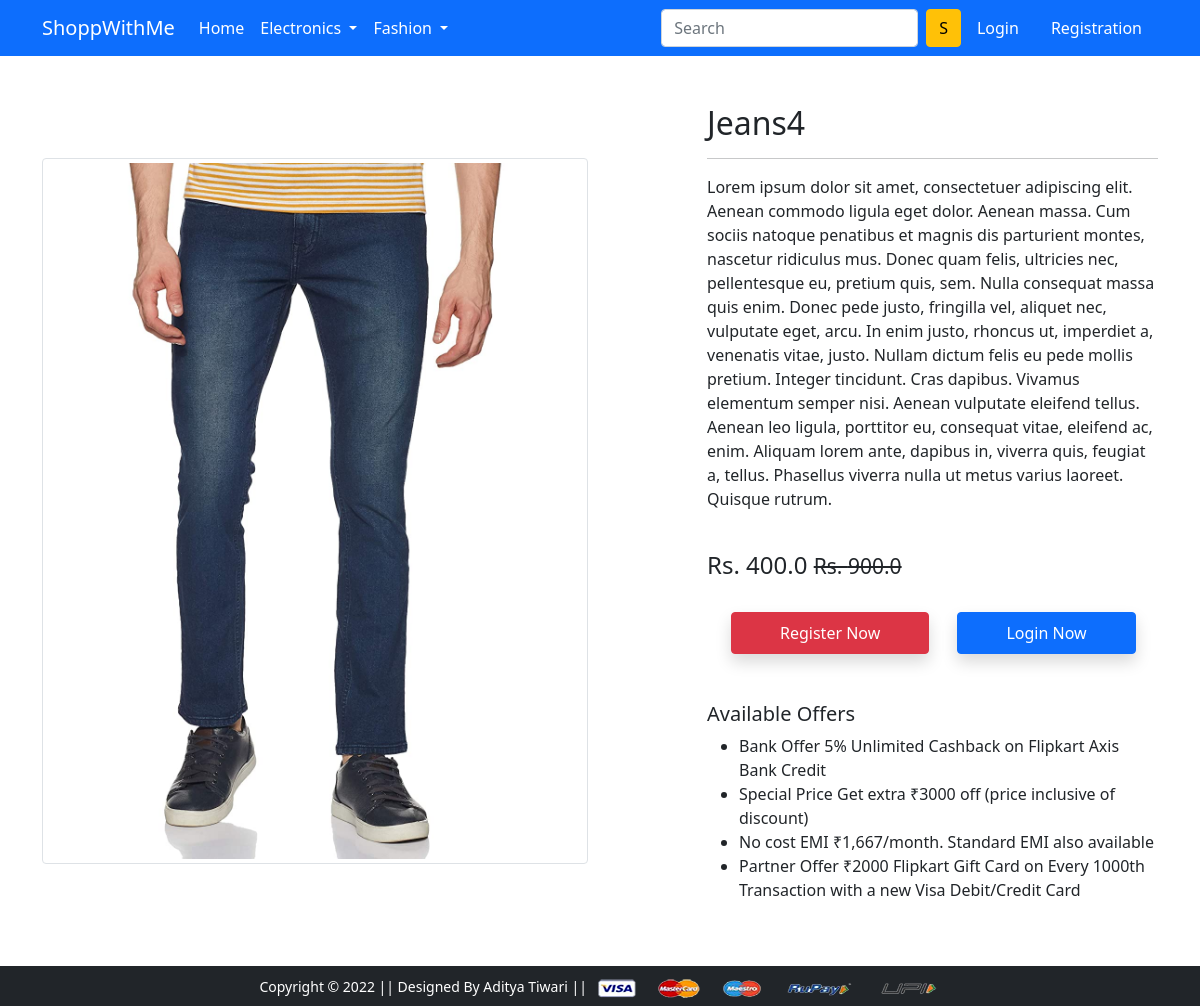
Page /product-detail/4 on the committed database.
### app/models.py (models this page shows, shortened)
class Product(models.Model):
    title = models.CharField(max_length=100)
    selling_price = models.FloatField()
    discounted_price = models.FloatField()
    description = models.TextField()
    brand = models.CharField(max_length=100)
    cateogry = models.CharField(choices = CATEOGRY_CHOICES,max_length=2)
    product_image = models.ImageField(upload_to='productimg')

### app/views.py (the view)
# urls.py: path('product-detail/<int:pk>', views.ProductDetailView.as_view(), name='product-detail'),
class ProductDetailView(View):
    def get(self, request,pk):
        product = Product.objects.get(pk=pk)
        if request.user.is_authenticated:
            item_already_in_cart = False
            item_already_in_cart = Cart.objects.filter(Q(product=product.id) & Q(user=request.user)).exists()
            return render(request,'app/productdetail.html',{'product':product,'item_already_in_cart':item_already_in_cart})
        else:
            return render(request,'app/productdetail.html',{'product':product})

### app/templates/app/productdetail.html (shortened to what this page needs)
{% extends 'app/base.html' %}
{% load static %}
{% block main-content %}
<div class="container my-5">
 <div class="row">
  <div class="col-sm-6 text-center align-self-center">
   <img src="{{product.product_image.url}}" alt="" class="img-fluid img-thumbnail">
  </div>
  <div class="col-sm-5 offset-sm-1">
   <h2>{{product.title}}</h2>
   <hr>
   <p>{{product.description}}</p> <br>
   <h4>Rs. {{product.discounted_price}} <small class="fw-light text-decoration-line-through">Rs. {{product.selling_price}}</small></h4> <br>
   <a href="{% url 'customerregistration' %}" class="btn btn-danger shadow px-5 py-2 ms-4">Register Now</a>
   <a href="{% url 'login' %}" class="btn btn-primary shadow px-5 py-2 ms-4">Login Now</a>
   <h5 class="mt-5">Available Offers</h5>
   <ul>
    <li>Bank Offer 5% Unlimited Cashback on Flipkart Axis Bank Credit</li>
    <li>Special Price Get extra ₹3000 off (price inclusive of discount)</li>
    <li>No cost EMI ₹1,667/month. Standard EMI also available</li>
    <li>Partner Offer ₹2000 Flipkart Gift Card on Every 1000th Transaction with a new Visa Debit/Credit Card</li>
   </ul>
  </div>
 </div>
</div>
{% endblock main-content %}

### rows in the picture
Product: product_image (picture), title "Jeans4", description "Lorem ipsum dolor sit amet, consectetuer adipiscing elit. Aenean commodo ligula eget dolor. Aenean massa. Cum sociis natoque penatibus et magnis dis parturient montes, nascetur ridiculus mus. Donec quam felis, ultricies nec, pellentesque eu, pretium quis, sem. Nulla consequat massa quis enim. Donec pede justo, fringilla vel, aliquet nec, vulputate eget, arcu. In enim justo, rhoncus ut, imperdiet a, venenatis vitae, justo. Nullam dictum felis eu pede mollis pretium. Integer tincidunt. Cras dapibus. Vivamus elementum semper nisi. Aenean vulputate eleifend tellus. Aenean leo ligula, porttitor eu, consequat vitae, eleifend ac, enim. Aliquam lorem ante, dapibus in, viverra quis, feugiat a,…", discounted_price "400.0", selling_price "900.0"
